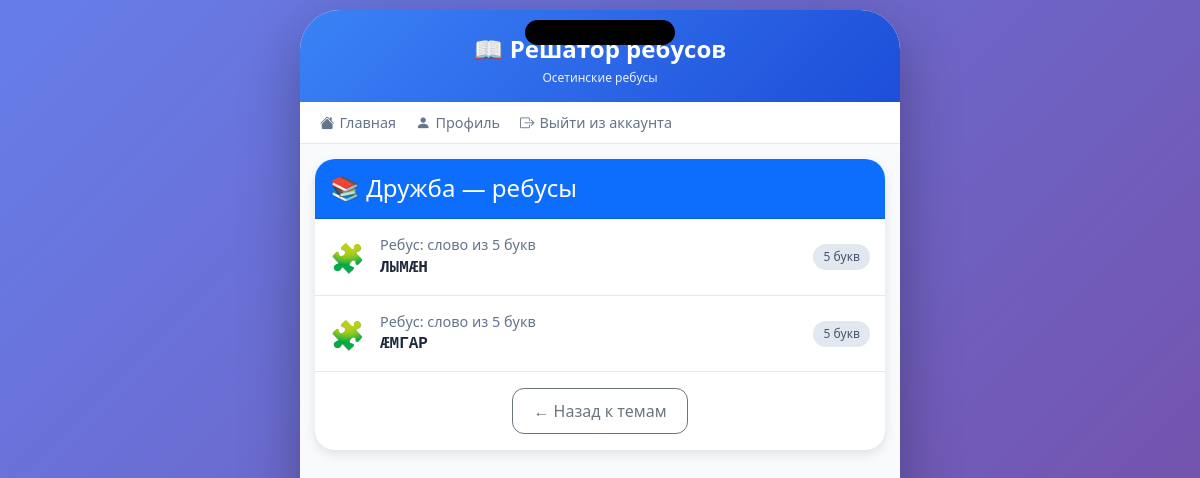
The app's page /theme/2 (signed in) with its own data.
### tables this page shows
CREATE TABLE themes (id INTEGER PRIMARY KEY UNIQUE NOT NULL, name TEXT NOT NULL UNIQUE, folder_path TEXT NOT NULL);

CREATE TABLE rebuses (id INTEGER PRIMARY KEY NOT NULL UNIQUE, theme_id INTEGER NOT NULL REFERENCES themes (id), final_word TEXT NOT NULL UNIQUE, folder_name TEXT NOT NULL, ru_word TEXT NOT NULL);

### server.py (the view)
@app.route('/theme/<int:theme_id>')
def theme_page(theme_id):
    redirect_result = require_login()
    if redirect_result:
        return redirect_result
    themes = get_themes()
    current_theme = next((t for t in themes if t['id'] == theme_id), None)
    if not current_theme:
        return redirect(url_for('index'))
    return render_template('theme.html', themes=themes, current_theme=current_theme,
                           rebuses=get_rebuses_by_theme(theme_id), active_page='themes',
                           user_id=session.get('user_id'), points=session.get('user_points'))

### server.py (called while the page is built)
def get_db():
    conn = sqlite3.connect(DATABASE)
    conn.row_factory = sqlite3.Row
    return conn

def get_themes():
    db = get_db()
    themes = db.execute('SELECT id, name FROM themes').fetchall()
    db.close()
    return themes

def get_rebuses_by_theme(theme_id):
    db = get_db()
    rebuses = db.execute('SELECT id, final_word, folder_name FROM rebuses WHERE theme_id = ?', (theme_id,)).fetchall()
    db.close()
    return rebuses

def require_login():
    if not session.get('user_id'):
        return redirect(url_for('login'))
    return None

### templates/theme.html (shortened to what this page needs)
{% extends "base.html" %}
{% block content %}
<div class="card">
    <div class="card-header bg-primary text-white">
        <h4 class="mb-0">📚 {{ current_theme.name }} — ребусы</h4>
    </div>
    <div class="card-body p-0">
        <div class="rebus-list">
            {% for rebus in rebuses %}
            <a href="{{ url_for('rebus_page', rebus_id=rebus.id) }}" class="rebus-list-item">
                <div class="rebus-icon">🧩</div>
                <div class="rebus-info">
                    <div class="rebus-title">Ребус: слово из {{ rebus.final_word|length }} букв</div>
                    <div class="rebus-word">{{ rebus.final_word.upper() }}</div>
                </div>
                <div class="rebus-badge">{{ rebus.final_word|length }} букв</div>
            </a>
            {% else %}
            <div class="text-center p-4">
                <p class="text-muted">Нет ребусов в этой теме.</p>
            </div>
            {% endfor %}
        </div>
        <div class="p-3 text-center">
            <a href="{{ url_for('index') }}" class="btn btn-outline-secondary">← Назад к темам</a>
        </div>
    </div>
</div>
{% endblock %}

### static/css/style.css (style rules this page uses)
* { margin: 0; padding: 0; box-sizing: border-box; -webkit-tap-highlight-color: transparent; }
body { background: linear-gradient(135deg, #667eea 0%, #764ba2 100%); min-height: 100vh; display: flex; justify-content: center; align-items: center; font-family: 'Segoe UI', Tahoma, Geneva, Verdana, sans-serif; padding: 10px; }
.card { border: none; border-radius: 20px; box-shadow: 0 4px 12px rgba(0,0,0,0.1); margin-bottom: 15px; }
.card-header { border-radius: 20px 20px 0 0 !important; padding: 15px; }
.btn { border-radius: 12px; padding: 10px 20px; font-weight: 500; transition: all 0.3s; }
.rebus-list { display: flex; flex-direction: column; }
.rebus-list-item { display: flex; align-items: center; padding: 15px; border-bottom: 1px solid #e5e7eb; text-decoration: none; transition: background 0.3s; }
.rebus-icon { font-size: 28px; margin-right: 15px; }
.rebus-info { flex: 1; }
.rebus-title { font-size: 0.9rem; color: #64748b; }
.rebus-word { font-size: 1rem; font-weight: 600; color: #1e293b; font-family: monospace; }
.rebus-badge { background: #e2e8f0; padding: 4px 10px; border-radius: 20px; font-size: 0.75rem; color: #475569; }

### records on screen
themes: name "Дружба"
rebuses: final_word|length "5", final_word "ЛЫМӔН"
rebuses: final_word|length "5", final_word "ӔМГАР"
